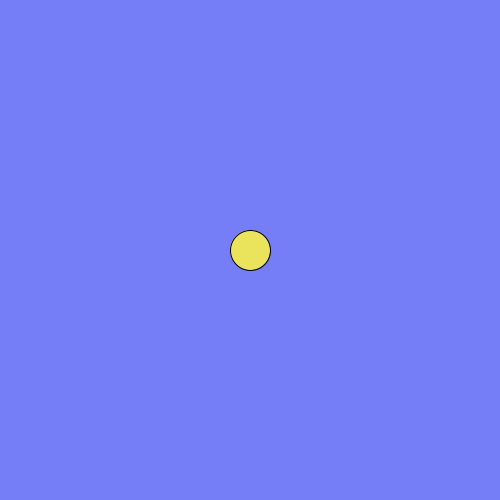
Frame 1 (no input)
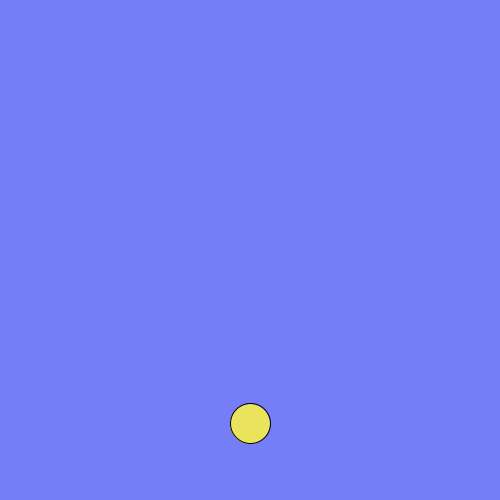
Frame 60 (the mouse pressed at the canvas centre just before this capture)
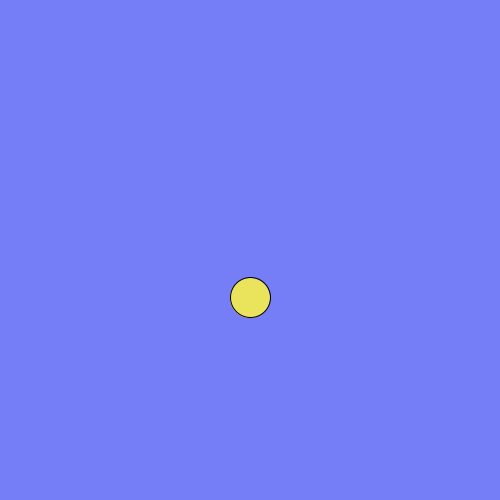
Frame 120 (the mouse held since frame 60 and released just before this capture)

The Processing sketch that drew these frames (run headless with seeded random() and noise(); from frame 60 on, the mouse is pressed at the canvas centre):

// Processing sketch: bouncingBall
// ── bouncingBall.pde
Mover m;

void setup(){
  
  size( 500,500 );
  m = new Mover();
}

void draw(){
  background(#757DF7);
  PVector force = new PVector( 0,0.2);
  m.applyForce(force);
  m.show();
  m.update();
}

// ── mover.pde
class Mover{
  PVector pos;
  PVector vel;
  PVector acc;
  
  
  Mover(){
    pos = new PVector( width/2, height/2);
    vel = new PVector( 0,0);
    acc = new PVector(0,0);
  }
  
  void show(){
    fill(#EAE45C);
    ellipse(pos.x,pos.y,40,40);
  }
  
  void update(){
    vel.add(acc);
    pos.add(vel);
    
    if( pos.x > width || pos.y < 0 ){
      vel.x *= -1;
    } else if( pos.y > height || pos.y < 0){
      vel.y *= -1;
    }  
    acc.mult(0);
  }
  
  void applyForce(PVector f){
    acc.add(f);
  }
}
